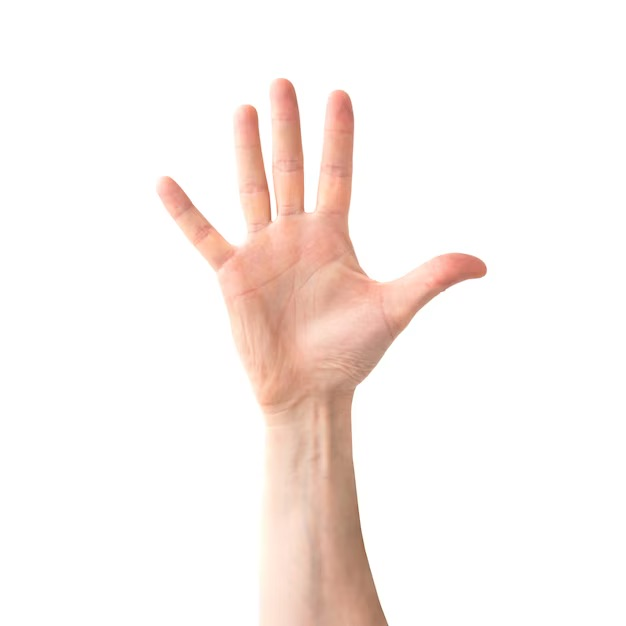
#> input picture 1.jpeg, 626 x 626 px
$ python image_detection.py
#> lines starting #> are read from the running program, lines starting #| are printed output that depends on the picture

import cv2
hand_cascade = cv2.CascadeClassifier('hand.xml')
image = cv2.imread('1.jpeg')
#> image is the input picture: shape (626, 626, 3); mean B, G, R 238.9, 242.4, 250.5
gray = cv2.cvtColor(image, cv2.COLOR_BGR2GRAY)
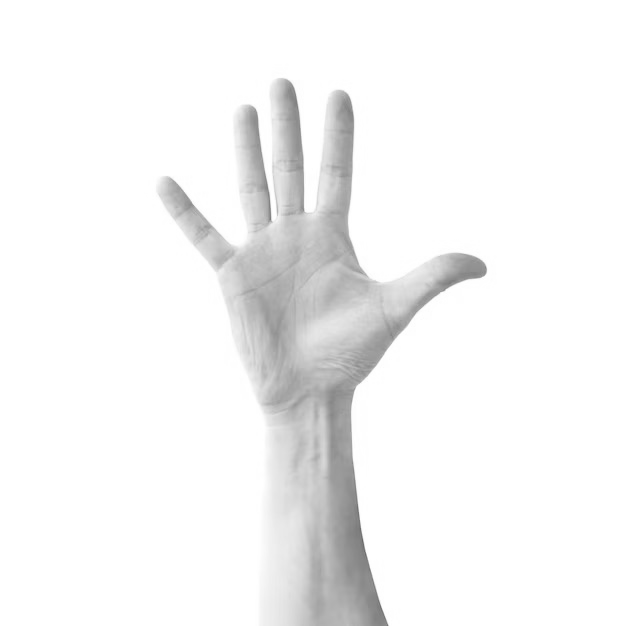
#> gray: shape (626, 626); min 100, max 255, mean 244.4
hands = hand_cascade.detectMultiScale(gray, scaleFactor=1.1, minNeighbors=5, minSize=(30, 30))
#> hands = ()
thumb_detected = False
for (x, y, w, h) in hands:
    cv2.rectangle(image, (x, y), (x + w, y + h), (0, 255, 0), 2)
    roi_gray = gray[y:y + h, x:x + w]
    if thumb_detected:
        thumb_detected = True
#> this loop made 0 passes
#> after the loop, thumb_detected = False
cv2.imshow('Hand Detection', image)
cv2.waitKey(0)
cv2.destroyAllWindows()
print(f"Thumb Detected: {thumb_detected}")
#| Thumb Detected: False

$ run again, with 3.jpeg copied over 1.jpeg
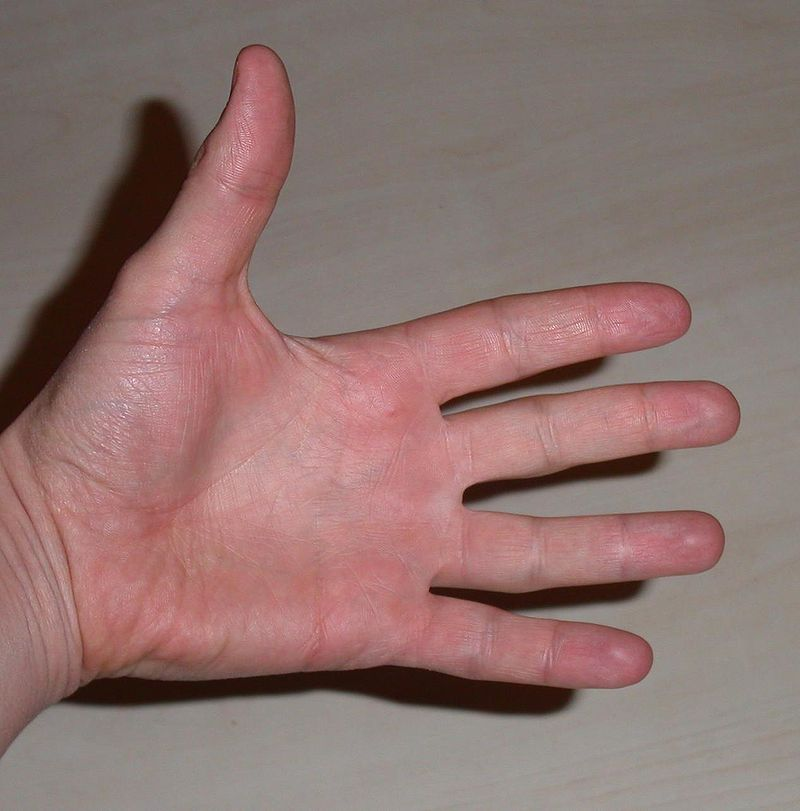
#> input picture 3.jpeg, 800 x 811 px
#> image is the input picture: shape (811, 800, 3); mean B, G, R 112.1, 115.8, 143.2
#> `gray = cv2.cvtColor(image, cv2.COLOR_BGR2GRAY)`:
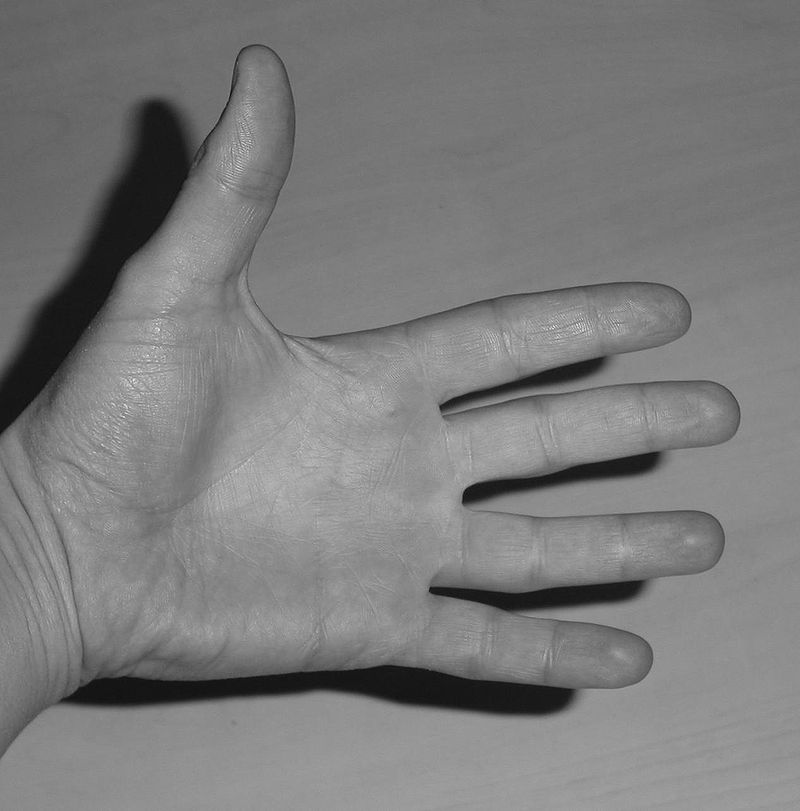
#> gray: shape (811, 800); min 8, max 243, mean 123.6
#> hands = ()
#> after the loop `for (x, y, w, h) in hands:`: thumb_detected = False
#| Thumb Detected: False
